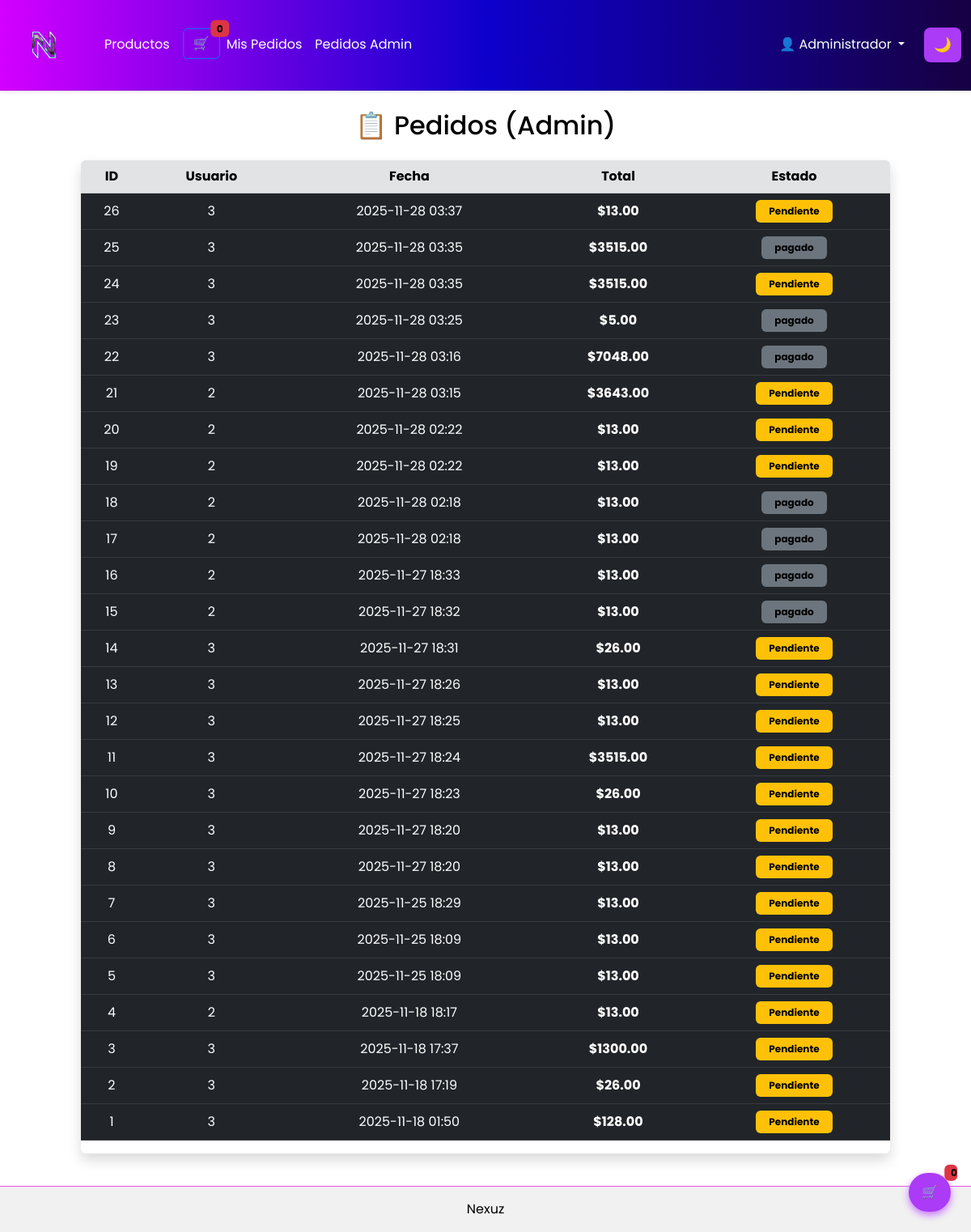
The app's page /pedidos/admin (signed in) with its own data.
### models/pedido.py (models this page shows)
class Pedido(db.Model):
    id = db.Column(db.Integer, primary_key=True)
    usuario_id = db.Column(db.Integer, nullable=False)
    fecha = db.Column(db.DateTime, default=datetime.utcnow)
    total = db.Column(db.Float, nullable=False)
    estado = db.Column(db.String(20), default="pendiente")  # pendiente | pagado | entregado

### routes/pedidos.py (the view)
@pedidos_bp.get("/pedidos/admin")
def pedidos_admin():
    if session.get("rol") != "admin":
        flash("Acceso restringido", "danger")
        return redirect(url_for("index"))
    pedidos = Pedido.query.order_by(Pedido.fecha.desc()).all()
    return render_template("pedidos/admin.html", pedidos=pedidos)

### templates/pedidos/admin.html
{% extends "base.html" %}
{% block content %}
<h2 class="mb-4 text-center">📋 Pedidos (Admin)</h2>
{% if pedidos %}
<div class="d-flex justify-content-center">
    <div class="table-responsive shadow rounded" style="max-width: 1000px; width: 100%;">
        <table class="table table-dark table-hover align-middle text-center">
            <thead class="table-secondary text-dark">
                <tr>
                    <th>ID</th>
                    <th>Usuario</th>
                    <th>Fecha</th>
                    <th>Total</th>
                    <th>Estado</th>
                </tr>
            </thead>
            <tbody>
                {% for p in pedidos %}
                <tr>
                    <td>{{ p.id }}</td>
                    <td>{{ p.usuario_id }}</td>
                    <td>{{ p.fecha.strftime('%Y-%m-%d %H:%M') }}</td>
                    <td class="fw-bold">${{ "%.2f"|format(p.total) }}</td>
                    <td>
                        {% if p.estado == "pendiente" %}
                            <span class="badge bg-warning text-dark px-3 py-2">Pendiente</span>
                        {% elif p.estado == "completado" %}
                            <span class="badge bg-success px-3 py-2">Completado</span>
                        {% elif p.estado == "cancelado" %}
                            <span class="badge bg-danger px-3 py-2">Cancelado</span>
                        {% else %}
                            <span class="badge bg-secondary px-3 py-2">{{ p.estado }}</span>
                        {% endif %}
                    </td>
                </tr>
                {% endfor %}
            </tbody>
        </table>
    </div>
</div>
{% else %}
<p class="alert alert-info text-center mt-4">No hay pedidos registrados.</p>
{% endif %}
{% endblock %}

### static/css/estilos.css (style rules this page uses)
:root { --bg: #ffffff; --text: #000000; --card-bg: #f1f1f1; --accent: #ab3bf6; --nav-bg: linear-gradient(90deg, #d400ff 0%, #0e00cc 50%, #170042 100%); --nav-text: #ffffff; }
body { background: var(--bg); color: var(--text); margin: 0; font-family: "Poppins", sans-serif; transition: 0.3s ease; }
.badge { color: var(--text) !important; }
.text-white, .text-dark { color: var(--text) !important; }

### records on screen
Pedido: id "26", usuario_id "3", fecha "2025-11-28 03:37", total "13.00", estado "Pendiente"
Pedido: id "25", usuario_id "3", fecha "2025-11-28 03:35", total "3515.00", estado "pagado"
Pedido: id "24", usuario_id "3", fecha "2025-11-28 03:35", total "3515.00", estado "Pendiente"
Pedido: id "23", usuario_id "3", fecha "2025-11-28 03:25", total "5.00", estado "pagado"
Pedido: id "22", usuario_id "3", fecha "2025-11-28 03:16", total "7048.00", estado "pagado"
Pedido: id "21", usuario_id "2", fecha "2025-11-28 03:15", total "3643.00", estado "Pendiente"
Pedido: id "20", usuario_id "2", fecha "2025-11-28 02:22", total "13.00", estado "Pendiente"
Pedido: id "19", usuario_id "2", fecha "2025-11-28 02:22", total "13.00", estado "Pendiente"
Pedido: id "18", usuario_id "2", fecha "2025-11-28 02:18", total "13.00", estado "pagado"
Pedido: id "17", usuario_id "2", fecha "2025-11-28 02:18", total "13.00", estado "pagado"
Pedido: id "16", usuario_id "2", fecha "2025-11-27 18:33", total "13.00", estado "pagado"
Pedido: id "15", usuario_id "2", fecha "2025-11-27 18:32", total "13.00", estado "pagado"
Pedido: id "14", usuario_id "3", fecha "2025-11-27 18:31", total "26.00", estado "Pendiente"
Pedido: id "13", usuario_id "3", fecha "2025-11-27 18:26", total "13.00", estado "Pendiente"
Pedido: id "12", usuario_id "3", fecha "2025-11-27 18:25", total "13.00", estado "Pendiente"
Pedido: id "11", usuario_id "3", fecha "2025-11-27 18:24", total "3515.00", estado "Pendiente"
Pedido: id "10", usuario_id "3", fecha "2025-11-27 18:23", total "26.00", estado "Pendiente"
Pedido: id "9", usuario_id "3", fecha "2025-11-27 18:20", total "13.00", estado "Pendiente"
Pedido: id "8", usuario_id "3", fecha "2025-11-27 18:20", total "13.00", estado "Pendiente"
Pedido: id "7", usuario_id "3", fecha "2025-11-25 18:29", total "13.00", estado "Pendiente"
Pedido: id "6", usuario_id "3", fecha "2025-11-25 18:09", total "13.00", estado "Pendiente"
Pedido: id "5", usuario_id "3", fecha "2025-11-25 18:09", total "13.00", estado "Pendiente"
Pedido: id "4", usuario_id "2", fecha "2025-11-18 18:17", total "13.00", estado "Pendiente"
Pedido: id "3", usuario_id "3", fecha "2025-11-18 17:37", total "1300.00", estado "Pendiente"
Pedido: id "2", usuario_id "3", fecha "2025-11-18 17:19", total "26.00", estado "Pendiente"
Pedido: id "1", usuario_id "3", fecha "2025-11-18 01:50", total "128.00", estado "Pendiente"

### other values on screen
{{ (session.get('carrito') or []) | length }} "0"
{{ session['usuario_nombre'] }} "Administrador"
